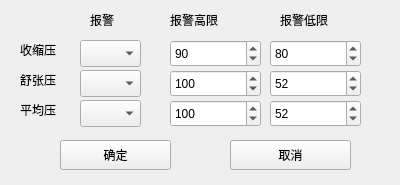
<?xml version="1.0" encoding="UTF-8"?>
<ui version="4.0">
 <class>Form_alm_nibp</class>
 <widget class="QWidget" name="Form_alm_nibp">
  <property name="geometry">
   <rect>
    <x>0</x>
    <y>0</y>
    <width>400</width>
    <height>185</height>
   </rect>
  </property>
  <property name="windowTitle">
   <string>无创血压报警</string>
  </property>
  <widget class="QLabel" name="label_5">
   <property name="geometry">
    <rect>
     <x>280</x>
     <y>10</y>
     <width>71</width>
     <height>20</height>
    </rect>
   </property>
   <property name="text">
    <string>报警低限</string>
   </property>
  </widget>
  <widget class="QPushButton" name="pushButton_2">
   <property name="geometry">
    <rect>
     <x>230</x>
     <y>140</y>
     <width>121</width>
     <height>30</height>
    </rect>
   </property>
   <property name="text">
    <string>取消</string>
   </property>
  </widget>
  <widget class="QLabel" name="label_2">
   <property name="geometry">
    <rect>
     <x>20</x>
     <y>70</y>
     <width>51</width>
     <height>20</height>
    </rect>
   </property>
   <property name="text">
    <string>舒张压</string>
   </property>
  </widget>
  <widget class="QSpinBox" name="spinBox">
   <property name="geometry">
    <rect>
     <x>170</x>
     <y>40</y>
     <width>91</width>
     <height>27</height>
    </rect>
   </property>
   <property name="maximum">
    <number>300</number>
   </property>
   <property name="value">
    <number>90</number>
   </property>
  </widget>
  <widget class="QComboBox" name="comboBox">
   <property name="geometry">
    <rect>
     <x>80</x>
     <y>40</y>
     <width>61</width>
     <height>27</height>
    </rect>
   </property>
   <property name="maxVisibleItems">
    <number>2</number>
   </property>
  </widget>
  <widget class="QSpinBox" name="spinBox_4">
   <property name="geometry">
    <rect>
     <x>270</x>
     <y>70</y>
     <width>91</width>
     <height>27</height>
    </rect>
   </property>
   <property name="maximum">
    <number>300</number>
   </property>
   <property name="value">
    <number>52</number>
   </property>
  </widget>
  <widget class="QPushButton" name="pushButton">
   <property name="geometry">
    <rect>
     <x>60</x>
     <y>140</y>
     <width>111</width>
     <height>30</height>
    </rect>
   </property>
   <property name="text">
    <string>确定</string>
   </property>
  </widget>
  <widget class="QLabel" name="label_4">
   <property name="geometry">
    <rect>
     <x>170</x>
     <y>10</y>
     <width>71</width>
     <height>20</height>
    </rect>
   </property>
   <property name="text">
    <string>报警高限</string>
   </property>
  </widget>
  <widget class="QLabel" name="label">
   <property name="geometry">
    <rect>
     <x>20</x>
     <y>40</y>
     <width>51</width>
     <height>20</height>
    </rect>
   </property>
   <property name="text">
    <string>收缩压</string>
   </property>
  </widget>
  <widget class="QComboBox" name="comboBox_2">
   <property name="geometry">
    <rect>
     <x>80</x>
     <y>70</y>
     <width>61</width>
     <height>27</height>
    </rect>
   </property>
   <property name="maxVisibleItems">
    <number>2</number>
   </property>
  </widget>
  <widget class="QSpinBox" name="spinBox_2">
   <property name="geometry">
    <rect>
     <x>270</x>
     <y>40</y>
     <width>91</width>
     <height>27</height>
    </rect>
   </property>
   <property name="maximum">
    <number>300</number>
   </property>
   <property name="value">
    <number>80</number>
   </property>
  </widget>
  <widget class="QSpinBox" name="spinBox_3">
   <property name="geometry">
    <rect>
     <x>170</x>
     <y>70</y>
     <width>91</width>
     <height>27</height>
    </rect>
   </property>
   <property name="maximum">
    <number>300</number>
   </property>
   <property name="value">
    <number>100</number>
   </property>
  </widget>
  <widget class="QLabel" name="label_3">
   <property name="geometry">
    <rect>
     <x>90</x>
     <y>10</y>
     <width>51</width>
     <height>20</height>
    </rect>
   </property>
   <property name="text">
    <string>报警</string>
   </property>
  </widget>
  <widget class="QSpinBox" name="spinBox_5">
   <property name="geometry">
    <rect>
     <x>170</x>
     <y>100</y>
     <width>91</width>
     <height>27</height>
    </rect>
   </property>
   <property name="maximum">
    <number>300</number>
   </property>
   <property name="value">
    <number>100</number>
   </property>
  </widget>
  <widget class="QComboBox" name="comboBox_3">
   <property name="geometry">
    <rect>
     <x>80</x>
     <y>100</y>
     <width>61</width>
     <height>27</height>
    </rect>
   </property>
   <property name="maxVisibleItems">
    <number>2</number>
   </property>
  </widget>
  <widget class="QLabel" name="label_6">
   <property name="geometry">
    <rect>
     <x>20</x>
     <y>100</y>
     <width>51</width>
     <height>20</height>
    </rect>
   </property>
   <property name="text">
    <string>平均压</string>
   </property>
  </widget>
  <widget class="QSpinBox" name="spinBox_6">
   <property name="geometry">
    <rect>
     <x>270</x>
     <y>100</y>
     <width>91</width>
     <height>27</height>
    </rect>
   </property>
   <property name="maximum">
    <number>300</number>
   </property>
   <property name="value">
    <number>52</number>
   </property>
  </widget>
 </widget>
 <resources/>
 <connections/>
</ui>
